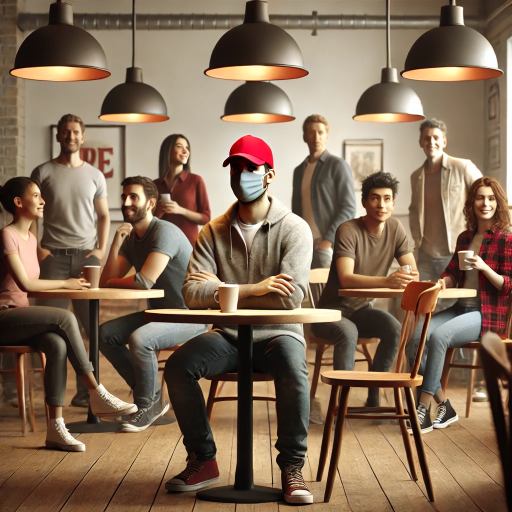
#> input picture _test_data/test2.jpg, 1024 x 1024 px, given in place of frame_5.jpg, which was not available (shown at 1/2 size)
$ jupyter execute --allow-errors test_detectors.ipynb   (shell and % lines are left out)   (text cells are left out)
#> lines starting #> are read from the running program, lines starting #| are printed output that depends on the picture; after the words box and inside, x2 and y2 are one past the last pixel; in counts of white or black regions, pixels touching at a corner belong together; long printed decimals are rounded; pictures that were not available may be replaced by others from this repository, and a replacement may not be noted
[cell 1]
# Import necessary dependencies
import cv2
import numpy as np
import sys
import os
import matplotlib.pyplot as plt
import torch
from PIL import Image

# Import Ikomia API
from ikomia.dataprocess.workflow import Workflow
from ikomia.dataprocess import CImageIO, CInstanceSegmentationIO
from ikomia.core import CWorkflowTaskIO, IODataType

# Import the custom modules
from simple_lama_inpainting import SimpleLama
# from diffusers import StableDiffusionInpaintPipeline
# import transformers

# Import the necessary classes
from detectors import RedCapDetector
from detectors import YOLODetector
from segmentors import YoloSegmentor
from segmentors import FlorenceSegmentor
from removers import BlurringRemover
from removers import LamaInpaintingRemover


# interactive notebook widgets
import ipywidgets as widgets
from ipywidgets import interact, interact_manual

[cell 2]
def imshow(image, cmap=None):
  image_rgb = cv2.cvtColor(image, cv2.COLOR_BGR2RGB)
  plt.imshow(image_rgb, cmap)
  plt.axis('off')  # Hide axis for better visualization
  plt.show()

[cell 3]
def display_images_in_grid(images):
    """
    Displays 9 images in a 3x3 grid on a single matplotlib canvas.

    Parameters:
    - images: List of 9 images as numpy arrays (in BGR format).
    """
    if len(images) != 9:
        raise ValueError("Exactly 9 images are required.")

    # Create a 3x3 subplot
    fig, axes = plt.subplots(3, 3, figsize=(10, 10))

    for i, image in enumerate(images):
        # Convert the image from BGR to RGB
        image_rgb = cv2.cvtColor(image, cv2.COLOR_BGR2RGB)

        # Display the image in the correct subplot
        ax = axes[i // 3, i % 3]
        ax.imshow(image_rgb)
        ax.axis('off')  # Hide the axis for a cleaner look

    plt.tight_layout()
    plt.show()

# Example usage:
# images = [img1, img2, ..., img9]  # List of 9 images as numpy arrays in BGR format
# display_images_in_grid(images)

[cell 4]
test_image = cv2.imread('/users/eleves-b/2022/mathias.perez/Desktop/INF573-MakeBenardDisappear/data/mathias.p/_test_data/output/IMG_4802_output/debugging/detector/frame_5.jpg')
#> test_image is the input picture: shape (1024, 1024, 3); mean B, G, R 86.4, 107.8, 130.8
imshow(test_image)

[cell 5]
"""
Test if the red cap detector correctly identifies a bounding box for a red cap.
"""
#> (the rest of this cell did not finish here and is left out)

[cell 6]
hsv_frame = cv2.cvtColor(test_image, cv2.COLOR_BGR2HSV)
#> hsv_frame: shape (1024, 1024, 3); mean H, S, V 18.8, 100.1, 131.1

mask2 = cv2.inRange(hsv_frame, (160, 100, 100), (180, 255, 255))
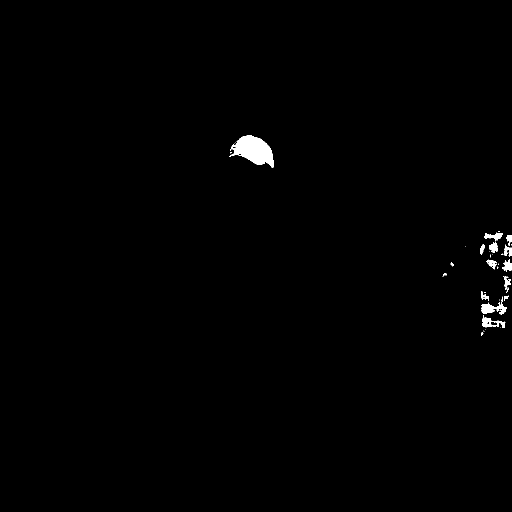
#> mask2: shape (1024, 1024) (shown at 1/2 size); 0.63% white; 36 white regions (20 under 20 px), largest, box (x1, y1, x2, y2) and area: (458, 270, 547, 336) 3318, (963, 593, 1013, 629) 698, (965, 630, 1011, 656) 495
combined_mask = mask2

imshow(combined_mask)
#> in imshow (call 2), `image_rgb = cv2.cvtColor(image, cv2.COLOR_BGR2RGB)`: image_rgb: shape (1024, 1024, 3); 0.63% white; 36 white regions (20 under 20 px)

[cell 7]
imshow(combined_mask)

[cell 8]
contours, _ = cv2.findContours(combined_mask, cv2.RETR_EXTERNAL, cv2.CHAIN_APPROX_SIMPLE)
#> contours = 36 contours, 23 with area under 20; largest, box (x1, y1, x2, y2) and area: (458, 270, 547, 336) 3216, (963, 593, 1013, 629) 595, (965, 630, 1011, 656) 422, (969, 465, 1006, 483) 256, (1004, 518, 1024, 543) 244
# display_the_contour
# contour_image = test_image.copy()
# cv2.drawContours(contour_image, contours, -1, (0, 255, 0), 3)
# imshow(contour_image)
print(len(contours))
#| 36

[cell 9]
# Adjust min_size dynamically based on frame resolution
height, width = test_image.shape[:2]
#> height = 1024; width = 1024
min_size = max(10, int((height * width) * 0.0002))
#> min_size = 209
test_image_bis = test_image.copy()

contours_to_keep = []

for contour in contours:
    area = cv2.contourArea(contour)
    if area >= min_size:
        contours_to_keep.append(contour)
#> this loop made 36 passes
#> area on passes 6, 8, 9, 11, 12, 18, 19, 25, 26, 28, 29, 30: 422, 595, 35.5, 109, 139.5, 177, 244, 170.5, 94, 221.5, 127.5, 255.5
#> after the loop, contours_to_keep = 6 contours; box (x1, y1, x2, y2) and area: (458, 270, 547, 336) 3216, (963, 593, 1013, 629) 595, (965, 630, 1011, 656) 422, (969, 465, 1006, 483) 256, (1004, 518, 1024, 543) 244, (978, 484, 996, 506) 222

cv2.drawContours(test_image_bis, contours_to_keep, -1, (0, 255, 0), 3)
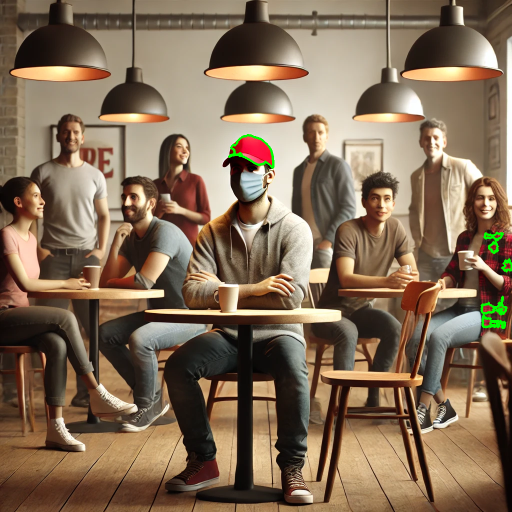
#> test_image_bis: shape (1024, 1024, 3) (shown at 1/2 size); 0.37% of pixels changed, all inside (x1, y1, x2, y2) = (456, 268, 1024, 658)

imshow(test_image_bis)

[cell 10]
bounding_boxes = []
print(len(contours_to_keep))
#| 6

for contour in [contours_to_keep[3]]:
    area = cv2.contourArea(contour)
    x, y, w, h = cv2.boundingRect(contour)
    print(x, y, w, h)
    aspect_ratio = w / h
    print("aspect_ratio : ", aspect_ratio)

    # Compute circularity: (4 * π * Area) / (Perimeter^2)
    perimeter = cv2.arcLength(contour, True)
    print("perimeter", perimeter)
    if perimeter == 0:
        continue
    circularity = (4 * np.pi * area) / (perimeter * perimeter)
    print("circularity :", circularity)

    # Add checks: circularity, aspect ratio
    if circularity >= 0.3 and aspect_ratio >= 0.7 and aspect_ratio <= 5:
        bounding_boxes.append((x, y, w, h))
#> this loop made 1 pass
#> (area, x, y, w, h, aspect_ratio, perimeter, circularity) on pass 1: (221.5, 978, 484, 18, 22, 0.818, 77.36, 0.465)
#| 978 484 18 22
#| aspect_ratio :  0.8182
#| perimeter 77.355
#| circularity : 0.4652
#> after the loop, bounding_boxes = [(978, 484, 18, 22)]

test_image_bis = test_image.copy()
for x, y, w, h in bounding_boxes:
    cv2.rectangle(test_image_bis, (x, y), (x + w, y + h), (255, 0, 0), 2)
#> this loop made 1 pass
#> test_image_bis: shape (1024, 1024, 3); 0.02% of pixels changed, all inside (x1, y1, x2, y2) = (977, 483, 998, 508)

imshow(test_image_bis)

#> (a cell that did not finish here is left out)

[cell 12]
"""
Test if the red cap detector correctly identifies a bounding box for a red cap.
"""
#> (the rest of this cell did not finish here and is left out)

#> (a cell that did not finish here is left out)

#> (a cell that did not finish here is left out)

#> (a cell that did not finish here is left out)

[cell 16]
frame_1 = cv2.imread('_test_data/frame_0.jpg')
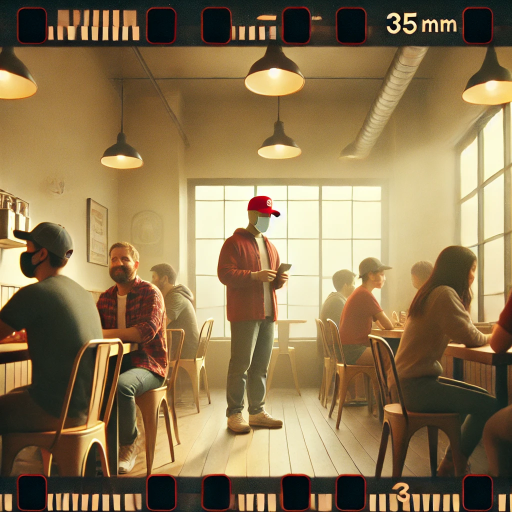
#> input picture _test_data/test4.jpg, 1024 x 1024 px, given in place of frame_0.jpg, which was not available (shown at 1/2 size)
#> frame_1 is the input picture: shape (1024, 1024, 3); mean B, G, R 81.8, 119.1, 141.5
#> the loop in display_images_in_grid, `for i, image in enumerate(images):` made 3 passes
frame_2 = cv2.imread('_test_data/frame_1.jpg')
frame_3 = cv2.imread('_test_data/frame_2.jpg')
frame_4 = cv2.imread('_test_data/frame_3.jpg')
frame_5 = cv2.imread('_test_data/frame_4.jpg')
frame_6 = cv2.imread('_test_data/frame_5.jpg')
frame_7 = cv2.imread('_test_data/frame_6.jpg')
frame_8 = cv2.imread('_test_data/frame_7.jpg')
frame_9 = cv2.imread('_test_data/frame_8.jpg')

[cell 17]
list_of_frames = [frame_1, frame_2, frame_3, frame_4, frame_5, frame_6, frame_7, frame_8, frame_9]
#> (the rest of this cell did not finish here and is left out)

#> (a cell that did not finish here is left out)

#> (a cell that did not finish here is left out)

[cell 20]
# let's work on frame 6
frame = frame_6
#> (the rest of this cell did not finish here and is left out)

#> (a cell that did not finish here is left out)

[cell 22]
test_image1 = cv2.imread('_test_data/test1.jpg')
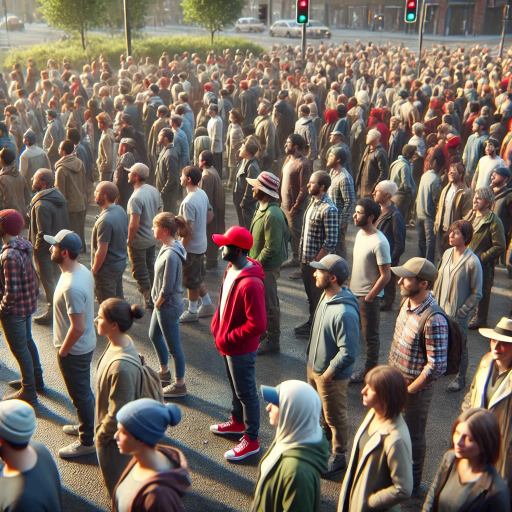
#> input picture _test_data/test1.jpg, 1024 x 1024 px (shown at 1/2 size)
#> test_image1 is the input picture: shape (1024, 1024, 3); mean B, G, R 94.9, 104.7, 117
test_image2 = cv2.imread('_test_data/test3.jpg')
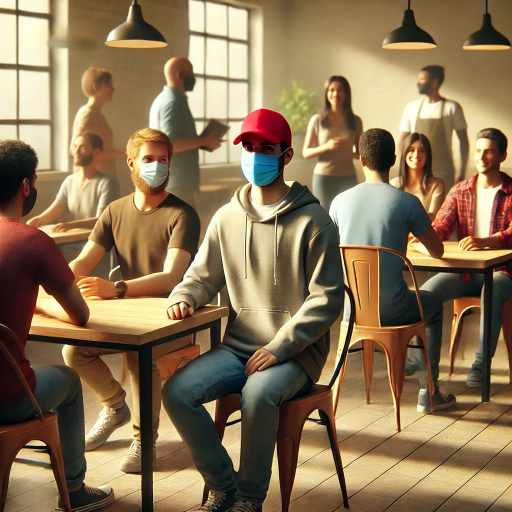
#> input picture _test_data/test3.jpg, 1024 x 1024 px (shown at 1/2 size)
#> test_image2 is the input picture: shape (1024, 1024, 3); mean B, G, R 84.9, 116.3, 138.8
test_image3 = cv2.imread('_test_data/frame_4.jpg')
test_image4 = cv2.imread('_test_data/frame_5.jpg')
test_image5 = cv2.imread('_test_data/frame_6.jpg')

[cell 23]
imshow(test_image1)
#> the sliders are set to min_value = 110, min_saturation = 110
